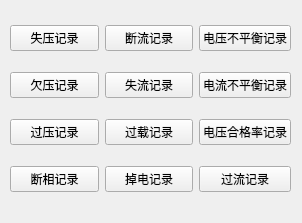
<?xml version="1.0" encoding="UTF-8"?>
<ui version="4.0">
 <class>Event_log</class>
 <widget class="QWidget" name="Event_log">
  <property name="geometry">
   <rect>
    <x>0</x>
    <y>0</y>
    <width>302</width>
    <height>223</height>
   </rect>
  </property>
  <property name="windowTitle">
   <string>Form</string>
  </property>
  <widget class="QWidget" name="">
   <property name="geometry">
    <rect>
     <x>10</x>
     <y>10</y>
     <width>281</width>
     <height>201</height>
    </rect>
   </property>
   <layout class="QGridLayout" name="gridLayout">
    <item row="0" column="0">
     <widget class="QPushButton" name="pushButton">
      <property name="text">
       <string>失压记录</string>
      </property>
     </widget>
    </item>
    <item row="0" column="1">
     <widget class="QPushButton" name="breakcurrent">
      <property name="text">
       <string>断流记录</string>
      </property>
     </widget>
    </item>
    <item row="0" column="2">
     <widget class="QPushButton" name="voltageimbalance">
      <property name="text">
       <string>电压不平衡记录</string>
      </property>
     </widget>
    </item>
    <item row="1" column="0">
     <widget class="QPushButton" name="Undervoltage">
      <property name="text">
       <string>欠压记录</string>
      </property>
     </widget>
    </item>
    <item row="1" column="1">
     <widget class="QPushButton" name="losscurrent">
      <property name="text">
       <string>失流记录</string>
      </property>
     </widget>
    </item>
    <item row="1" column="2">
     <widget class="QPushButton" name="currentimbalance">
      <property name="text">
       <string>电流不平衡记录</string>
      </property>
     </widget>
    </item>
    <item row="2" column="0">
     <widget class="QPushButton" name="Overvoltage">
      <property name="text">
       <string>过压记录</string>
      </property>
     </widget>
    </item>
    <item row="2" column="1">
     <widget class="QPushButton" name="overload">
      <property name="text">
       <string>过载记录</string>
      </property>
     </widget>
    </item>
    <item row="2" column="2">
     <widget class="QPushButton" name="qualified_rateofvoltage">
      <property name="text">
       <string>电压合格率记录</string>
      </property>
     </widget>
    </item>
    <item row="3" column="0">
     <widget class="QPushButton" name="breakvoltage">
      <property name="text">
       <string>断相记录</string>
      </property>
     </widget>
    </item>
    <item row="3" column="1">
     <widget class="QPushButton" name="powerdown">
      <property name="text">
       <string>掉电记录</string>
      </property>
     </widget>
    </item>
    <item row="3" column="2">
     <widget class="QPushButton" name="overcurrent">
      <property name="text">
       <string>过流记录</string>
      </property>
     </widget>
    </item>
   </layout>
  </widget>
 </widget>
 <resources/>
 <connections/>
</ui>
